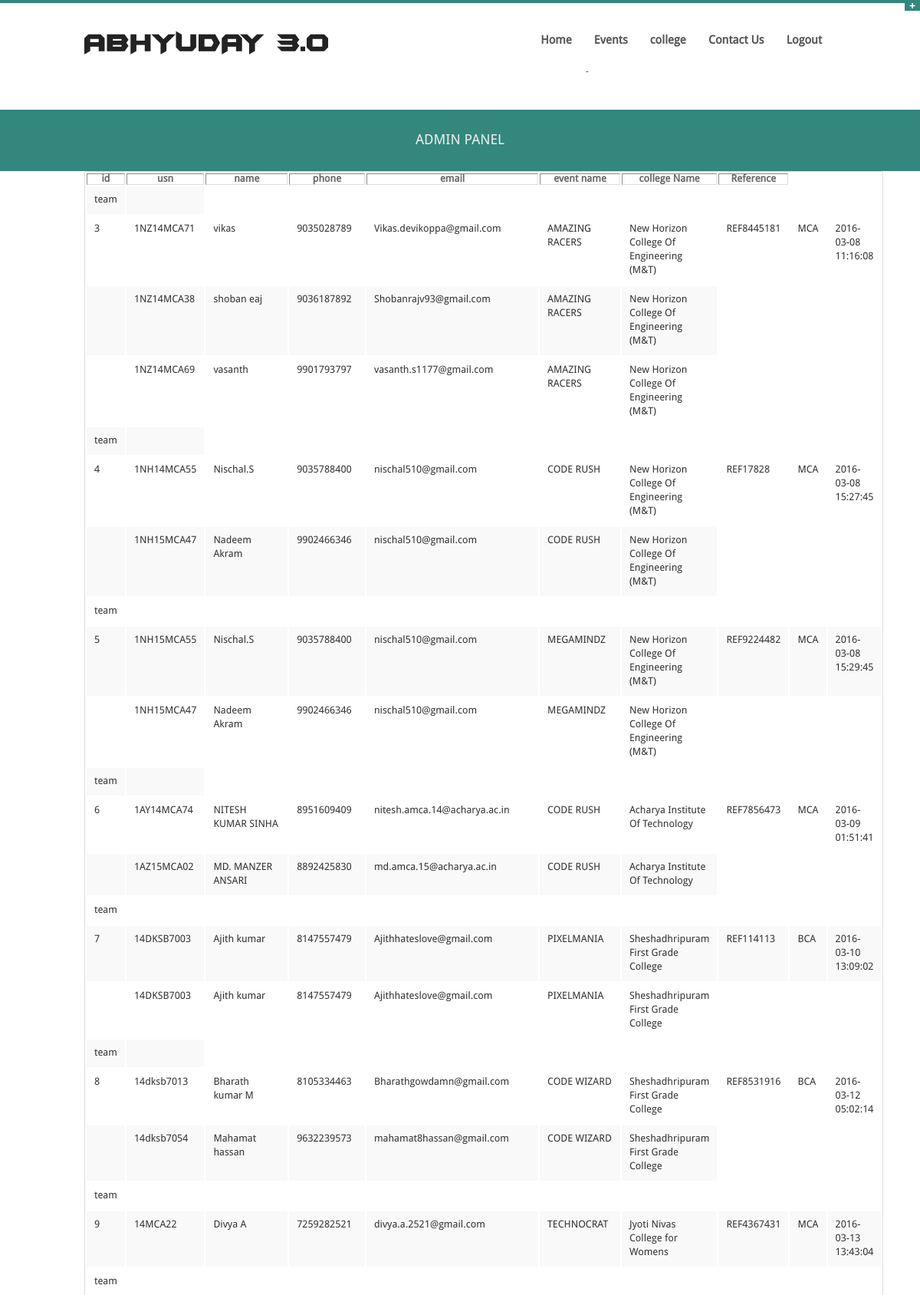
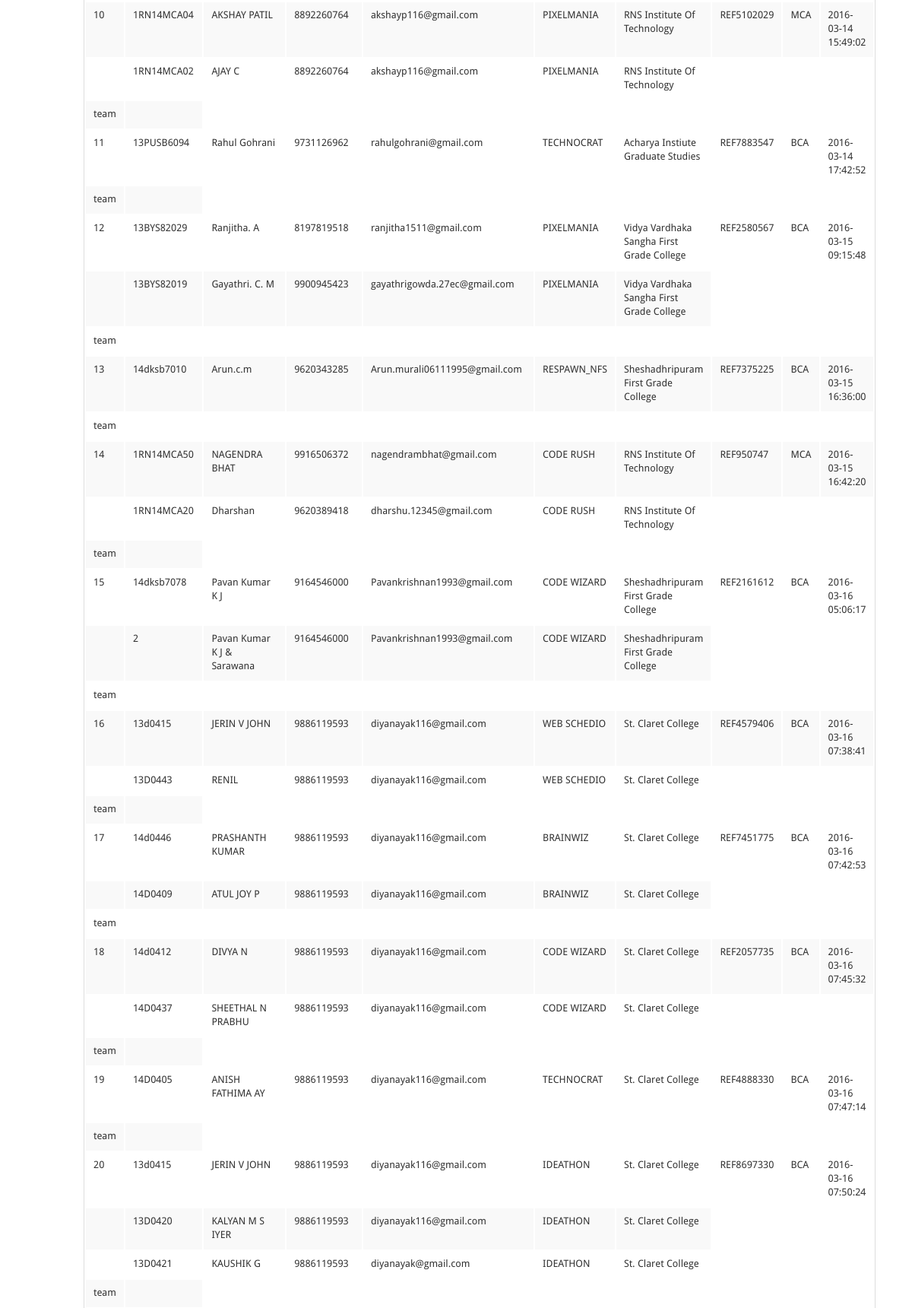
The page /admin/frmcord.php (signed in, upper part) on the database its author committed (2 pictures, top to bottom).
### tables this page shows
CREATE TABLE IF NOT EXISTS `team_head` (
  `id` int(11) NOT NULL,
  `college_id` int(11) NOT NULL,
  `phone` varchar(10) NOT NULL,
  `email` varchar(100) NOT NULL,
  `name` varchar(50) NOT NULL,
  `event_id` int(11) NOT NULL,
  `usn` varchar(15) NOT NULL,
  `ref` varchar(11) NOT NULL,
  `verify` tinyint(1) NOT NULL,
  `time` timestamp NOT NULL DEFAULT CURRENT_TIMESTAMP ON UPDATE CURRENT_TIMESTAMP
);

CREATE TABLE IF NOT EXISTS `student` (
  `id` int(11) NOT NULL,
  `name` varchar(50) NOT NULL,
  `usn` varchar(10) NOT NULL,
  `email` varchar(100) NOT NULL,
  `phone` varchar(13) NOT NULL,
  `college_id` int(11) NOT NULL,
  `team_head_id` int(11) NOT NULL,
  `event_id` int(11) NOT NULL,
  `time` timestamp NOT NULL DEFAULT CURRENT_TIMESTAMP ON UPDATE CURRENT_TIMESTAMP
);

### admin/frmcord.php (the view, shortened to what this page needs)
<html>
<!DOCTYPE html>
<?php include'admin_header.php'?>
<div>
<table border="1">
<tr>
	<th>id</th>
    <th>usn</th>
	<th>name</th>
	<th>phone</th>
	<th>email</th>
    <th>event name</th>
    <th>college Name</th>
    <th>Reference</th>
</tr>
<?php
$college_array=array();
$event_array=array();
$course_array=array();
$dummy_array=array();
$dummy_array[0]="MCA";
$dummy_array[1]="BCA";
          $str00 = "SELECT * FROM college";
          $result00= $mysqli->query($str00);
          if ($result00->num_rows > 0)
          {
              while($row00 = $result00->fetch_array())
              {
                  $college_array[$row00[0]]=$row00[1];
              }
          }
          $str01 = "SELECT * FROM events";
          $result01= $mysqli->query($str01);
          if ($result01->num_rows > 0)
          {
              while($row01 = $result01->fetch_array())
              {
                  $event_array[$row01[0]]=$row01[1];
				  $course_array[$row01[0]]=$dummy_array[$row01["category"]];
              }
          }
          $strSQL = "SELECT * FROM team_head ";
          $result1= $mysqli->query($strSQL);
          if ($result1->num_rows > 0)
          {
              while($row1 = $result1->fetch_array())
              {
                  $id=$row1['id'];
                  $name=$row1['name'];
                  $phone=$row1['phone'];
                  $email=$row1['email'];
                  echo "<tr><td>team<td></tr>";
                  echo "<tr>";
                  echo "<td>$id</td>";
                  echo "<td>$row1[usn]</td>";
                  echo "<td>$name</td>";
                  echo "<td>$phone</td>";
                  echo "<td>$email</td>";
                  echo "<td>".$event_array[$row1["event_id"]]."</td>";
                  echo "<td>".$college_array[$row1["college_id"]]."</td>";
				  echo "<td>".$row1["ref"]."</td>";
				  echo "<td>".$course_array[$row1["event_id"]]."</td>";
				  echo "<td>".$row1["time"]."</td>";
                  echo "</tr>";
                  $strSQL = "SELECT * FROM student WHERE team_head_id=".$id;
                  $result2 = $mysqli->query($strSQL);
                  if ($result2->num_rows > 0)
                  {
                      while($row2 = $result2->fetch_array())
                      {
                          echo "<tr>";
                          echo "<td></td>";
                          echo "<td>$row2[usn]</td>";
                          echo "<td>$row2[name]</td>";
                          echo "<td>$row2[phone]</td>";
                          echo "<td>$row2[email]</td>";
                          echo "<td>".$event_array[$row2["event_id"]]."</td>";
                          echo "<td>".$college_array[$row2["college_id"]]."</td>";
                          echo "</tr>";
                      }
                  }
              }
          }
?>
</table>
</div>
<?php include'admin_footer.php'?>
</body>
</html>

### stylesheets/style.css (style rules this page uses)
* { -webkit-box-sizing: border-box; -moz-box-sizing: border-box; box-sizing: border-box; }
html { font-size: 62.5% }
body { font-family: DroidSansRegular, "Helvetica Neue", "Helvetica", Helvetica, Arial, sans-serif; font-size: 13px; line-height: 20px; color: #666; position: relative; -webkit-font-smoothing: antialiased; }
body,div,dl,dt,dd,ul,ol,li,h1,h2,h3,h4,h5,h6,pre,form,p,blockquote,th,td { margin: 0; padding: 0; font-size: 13px; direction: ltr; }
table { background: #fff; -moz-border-radius: 3px; -webkit-border-radius: 3px; border-radius: 3px; margin: 0 0 18px; border: 1px solid #ddd; }
table thead tr th,table tfoot tr th,table tbody tr td,table tr td,table tfoot tr td { font-size: 13px; line-height: 18px; text-align: left; }
table tbody tr:nth-child(even) { background: #f9f9f9 }
table tbody tr td { color: #333; padding: 9px 10px; vertical-align: top; border: none; }

### stylesheets/homepage.css (style rules this page uses)
html, body, div, h1, h2, ul, li, dl, dd, dt { margin: 0; padding: 0; }

### rows shown on the page
team_head: id "3", usn "1NZ14MCA71", name "vikas", phone "9035028789", email "Vikas.devikoppa@gmail.com", event "AMAZING RACERS", college "New Horizon College Of Engineering (M&T)", ref "REF8445181", event "MCA", time "2016-03-08 11:16:08"
student: usn "1NZ14MCA38", name "shoban eaj", phone "9036187892", email "Shobanrajv93@gmail.com", event "AMAZING RACERS", college "New Horizon College Of Engineering (M&T)"
student: usn "1NZ14MCA69", name "vasanth", phone "9901793797", email "vasanth.s1177@gmail.com", event "AMAZING RACERS", college "New Horizon College Of Engineering (M&T)"
team_head: id "4", usn "1NH14MCA55", name "Nischal.S", phone "9035788400", email "nischal510@gmail.com", event "CODE RUSH", college "New Horizon College Of Engineering (M&T)", ref "REF17828", event "MCA", time "2016-03-08 15:27:45"
student: usn "1NH15MCA47", name "Nadeem Akram", phone "9902466346", email "nischal510@gmail.com", event "CODE RUSH", college "New Horizon College Of Engineering (M&T)"
team_head: id "5", usn "1NH15MCA55", name "Nischal.S", phone "9035788400", email "nischal510@gmail.com", event "MEGAMINDZ", college "New Horizon College Of Engineering (M&T)", ref "REF9224482", event "MCA", time "2016-03-08 15:29:45"
student: usn "1NH15MCA47", name "Nadeem Akram", phone "9902466346", email "nischal510@gmail.com", event "MEGAMINDZ", college "New Horizon College Of Engineering (M&T)"
team_head: id "6", usn "1AY14MCA74", name "NITESH KUMAR SINHA", phone "8951609409", email "nitesh.amca.14@acharya.ac.in", event "CODE RUSH", college "Acharya Institute Of Technology", ref "REF7856473", event "MCA", time "2016-03-09 01:51:41"
student: usn "1AZ15MCA02", name "MD. MANZER ANSARI", phone "8892425830", email "md.amca.15@acharya.ac.in", event "CODE RUSH", college "Acharya Institute Of Technology"
team_head: id "7", usn "14DKSB7003", name "Ajith kumar", phone "8147557479", email "Ajithhateslove@gmail.com", event "PIXELMANIA", college "Sheshadhripuram First Grade College", ref "REF114113", event "BCA", time "2016-03-10 13:09:02"
student: usn "14DKSB7003", name "Ajith kumar", phone "8147557479", email "Ajithhateslove@gmail.com", event "PIXELMANIA", college "Sheshadhripuram First Grade College"
team_head: id "8", usn "14dksb7013", name "Bharath kumar M", phone "8105334463", email "Bharathgowdamn@gmail.com", event "CODE WIZARD", college "Sheshadhripuram First Grade College", ref "REF8531916", event "BCA", time "2016-03-12 05:02:14"
student: usn "14dksb7054", name "Mahamat hassan", phone "9632239573", email "mahamat8hassan@gmail.com", event "CODE WIZARD", college "Sheshadhripuram First Grade College"
team_head: id "9", usn "14MCA22", name "Divya A", phone "7259282521", email "divya.a.2521@gmail.com", event "TECHNOCRAT", college "Jyoti Nivas College for Womens", ref "REF4367431", event "MCA", time "2016-03-13 13:43:04"
team_head: id "10", usn "1RN14MCA04", name "AKSHAY PATIL", phone "8892260764", email "akshayp116@gmail.com", event "PIXELMANIA", college "RNS Institute Of Technology", ref "REF5102029", event "MCA", time "2016-03-14 15:49:02"
student: usn "1RN14MCA02", name "AJAY C", phone "8892260764", email "akshayp116@gmail.com", event "PIXELMANIA", college "RNS Institute Of Technology"
team_head: id "11", usn "13PUSB6094", name "Rahul Gohrani", phone "9731126962", email "rahulgohrani@gmail.com", event "TECHNOCRAT", college "Acharya Instiute Graduate Studies", ref "REF7883547", event "BCA", time "2016-03-14 17:42:52"
team_head: id "12", usn "13BYS82029", name "Ranjitha. A", phone "8197819518", email "ranjitha1511@gmail.com", event "PIXELMANIA", college "Vidya Vardhaka Sangha First Grade College", ref "REF2580567", event "BCA", time "2016-03-15 09:15:48"
student: usn "13BYS82019", name "Gayathri. C. M", phone "9900945423", email "gayathrigowda.27ec@gmail.com", event "PIXELMANIA", college "Vidya Vardhaka Sangha First Grade College"
team_head: id "13", usn "14dksb7010", name "Arun.c.m", phone "9620343285", email "Arun.murali06111995@gmail.com", event "RESPAWN_NFS", college "Sheshadhripuram First Grade College", ref "REF7375225", event "BCA", time "2016-03-15 16:36:00"
team_head: id "14", usn "1RN14MCA50", name "NAGENDRA BHAT", phone "9916506372", email "nagendrambhat@gmail.com", event "CODE RUSH", college "RNS Institute Of Technology", ref "REF950747", event "MCA", time "2016-03-15 16:42:20"
student: usn "1RN14MCA20", name "Dharshan", phone "9620389418", email "dharshu.12345@gmail.com", event "CODE RUSH", college "RNS Institute Of Technology"
team_head: id "15", usn "14dksb7078", name "Pavan Kumar K J", phone "9164546000", email "Pavankrishnan1993@gmail.com", event "CODE WIZARD", college "Sheshadhripuram First Grade College", ref "REF2161612", event "BCA", time "2016-03-16 05:06:17"
student: usn "2", name "Pavan Kumar K J & Sarawana", phone "9164546000", email "Pavankrishnan1993@gmail.com", event "CODE WIZARD", college "Sheshadhripuram First Grade College"
team_head: id "16", usn "13d0415", name "JERIN V JOHN", phone "9886119593", email "diyanayak116@gmail.com", event "WEB SCHEDIO", college "St. Claret College", ref "REF4579406", event "BCA", time "2016-03-16 07:38:41"
student: usn "13D0443", name "RENIL", phone "9886119593", email "diyanayak116@gmail.com", event "WEB SCHEDIO", college "St. Claret College"
team_head: id "17", usn "14d0446", name "PRASHANTH KUMAR", phone "9886119593", email "diyanayak116@gmail.com", event "BRAINWIZ", college "St. Claret College", ref "REF7451775", event "BCA", time "2016-03-16 07:42:53"
student: usn "14D0409", name "ATUL JOY P", phone "9886119593", email "diyanayak116@gmail.com", event "BRAINWIZ", college "St. Claret College"
team_head: id "18", usn "14d0412", name "DIVYA N", phone "9886119593", email "diyanayak116@gmail.com", event "CODE WIZARD", college "St. Claret College", ref "REF2057735", event "BCA", time "2016-03-16 07:45:32"
student: usn "14D0437", name "SHEETHAL N PRABHU", phone "9886119593", email "diyanayak116@gmail.com", event "CODE WIZARD", college "St. Claret College"
team_head: id "19", usn "14D0405", name "ANISH FATHIMA AY", phone "9886119593", email "diyanayak116@gmail.com", event "TECHNOCRAT", college "St. Claret College", ref "REF4888330", event "BCA", time "2016-03-16 07:47:14"
team_head: id "20", usn "13d0415", name "JERIN V JOHN", phone "9886119593", email "diyanayak116@gmail.com", event "IDEATHON", college "St. Claret College", ref "REF8697330", event "BCA", time "2016-03-16 07:50:24"
student: usn "13D0420", name "KALYAN M S IYER", phone "9886119593", email "diyanayak116@gmail.com", event "IDEATHON", college "St. Claret College"
student: usn "13D0421", name "KAUSHIK G", phone "9886119593", email "diyanayak@gmail.com", event "IDEATHON", college "St. Claret College"
